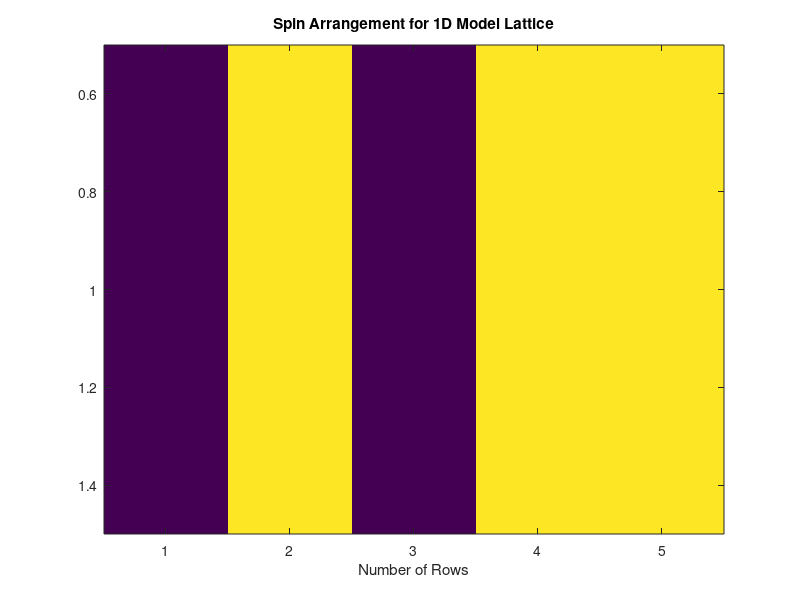

The MATLAB script that drew this image:
%{
This function implements the 1-D Ising model. Ising Model is a mathematical
model of ferromagnetism in statistical mechanics. The simulation uses the
metropolis algorithm. This function specifically simulates the lattice
model
%}

%Prompt the user to enter the number of rows
nrows = input('Please enter the number of rows: ');
spinarr = randi(2,1,nrows)*2 - 3; %creates a lattice of spins. Randomly created
imagesc(spinarr); %Displays the image with scaled colors of the generated spins

J=-1; %interaction energy of spins
T=3; %the value of the temperature
r=rand; %random number between 0 and 1

%Chooses the initial micro state and carries out a flip trial.
%It also chooses a random spin inside the lattice and locates the top,
%bottom, right and left neighbors
for i=1:30*nrows
    randcol=randi(nrows,1);
    randrow=randi(1,1);
    if (randcol==1)
        coll=nrows;
    else
        coll=randcol-1;
    end
    if (randcol==nrows)
        colr=1;
    else
        colr=randcol+1;
    end
    
    %calculates the total energy of the I-D system if a flip occurred
    E=J*spinarr(randrow,randcol)*spinarr(randrow,coll)+J*spinarr(randrow,randcol)*spinarr(randrow,colr);
    
    %if the total energy, E decreases then accept the flips
    if (E<=0) 
        spinarr(randrow,randcol)=-spinarr(randrow,randcol);
    %otherwise,if the energy increases then flip the probability of p = e-(beta delta E). 
    else
        p=exp(-E/T); %the probabilty of the energy change, E
        if (p>=r) %accept the flips
            spinarr(randrow,randcol)=-spinarr(randrow,randcol);
        else %reject the flips
            spinarr(randrow,randcol)=spinarr(randrow,randcol);
        end
    end
end
imagesc(spinarr); %displays the scaled colored image
title('Spin Arrangement for 1D Model Lattice');
xlabel('Number of Rows');
